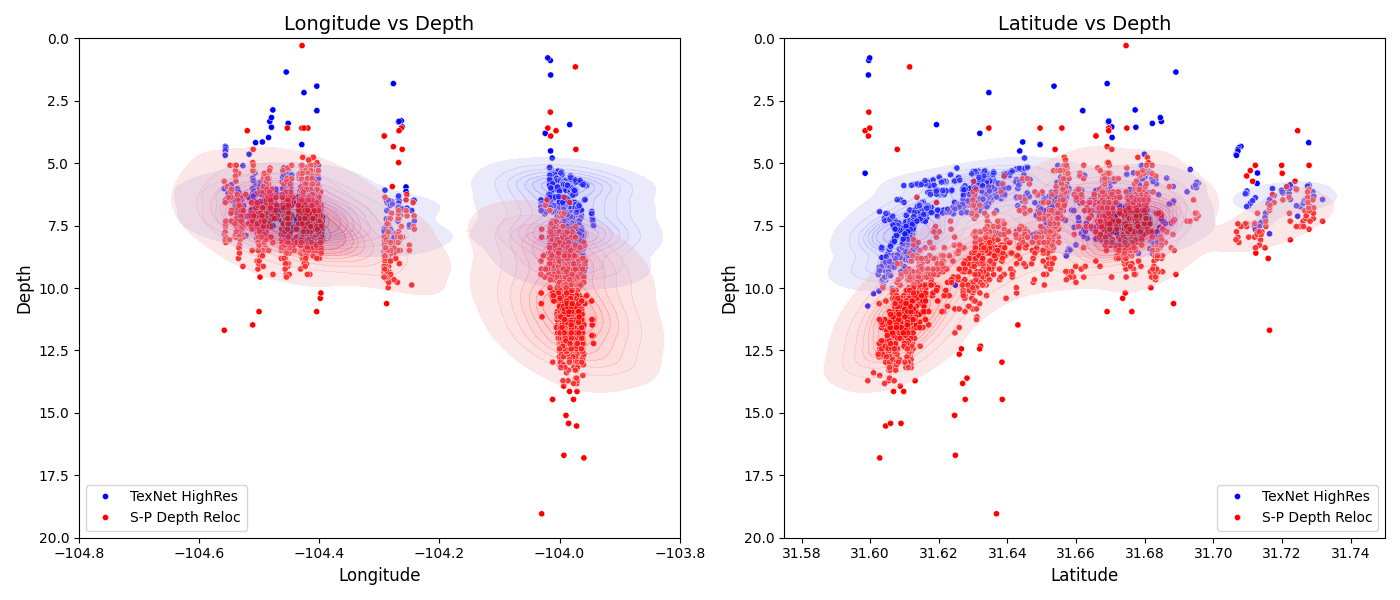

Here is the Python script that generated this plot:
import seaborn as sns
import matplotlib.pyplot as plt
import pandas as pd

# Load your DataFrame (replace this with your actual DataFrame)
df = pd.read_csv("/home/emmanuel/ecastillo/dev/delaware/02032024/project/depth/reloc_events.csv")  # Replace with actual loading method if necessary

df_z = df[["ev_id","longitude","latitude","z"]]
df_z["Author"] = "S-P Depth Reloc"
df_z.rename(columns={"z":"depth"}, inplace=True)
df_depth = df[["ev_id","longitude","latitude","depth"]]
df_depth["Author"] = "TexNet HighRes"

df = pd.concat([df_z, df_depth])
df = df.sort_values("Author", ascending=False)

# Create a figure with two subplots (side by side)
fig, axes = plt.subplots(1, 2, figsize=(14, 6))  # 1 row, 2 columns

# Plot Longitude vs Depth on the first subplot
sns.scatterplot(x="longitude", y="depth", hue="Author", palette=["blue", "red"], data=df, ax=axes[0],
                # marker="+",
                s=20)
sns.kdeplot(x="longitude", y="depth",  data=df_depth, ax=axes[0], color="blue", fill=True, alpha=0.3)
sns.kdeplot(x="longitude", y="depth",  data=df_z, ax=axes[0], color="red", fill=True, alpha=0.3)

# Set labels and title for the first subplot
axes[0].set_xlabel("Longitude", fontsize=12)
axes[0].set_ylabel("Depth", fontsize=12)
axes[0].set_xlim(-104.8,-103.8)
axes[0].set_ylim(20, 0)  # Invert the y-axis for depth
axes[0].set_title("Longitude vs Depth", fontsize=14)
axes[0].legend(loc="lower left")

# Plot Latitude vs Depth on the second subplot
sns.scatterplot(x="latitude", y="depth", hue="Author", 
                palette=["blue", "red"], data=df, ax=axes[1],
                # marker="+",
                s=20)
sns.kdeplot(x="latitude", y="depth",  data=df_depth, ax=axes[1], color="blue", fill=True, alpha=0.3)
sns.kdeplot(x="latitude", y="depth",  data=df_z, ax=axes[1], color="red", fill=True, alpha=0.3)

# Set labels and title for the second subplot
axes[1].set_xlim(31.575,31.750)
axes[1].set_xlabel("Latitude", fontsize=12)
axes[1].set_ylabel("Depth", fontsize=12)
axes[1].set_ylim(20, 0)  # Invert the y-axis for depth
axes[1].set_title("Latitude vs Depth", fontsize=14)
axes[1].legend(loc="lower right")

# Adjust layout to avoid overlap
plt.tight_layout()


fig.savefig("/home/emmanuel/ecastillo/dev/delaware/02032024/project/depth/plot_z.png")
# Show the plot
plt.show()
